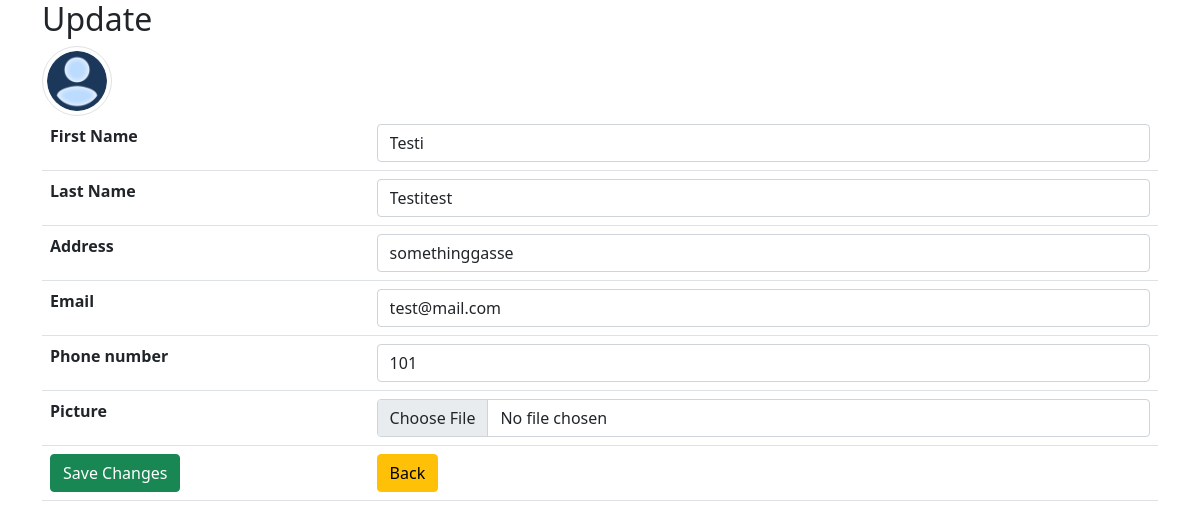
The page /login/update.php?id=2 (signed in) on the database its author committed.
### tables this page shows
CREATE TABLE `users` (
  `id` int(11) NOT NULL,
  `firstName` char(30) NOT NULL,
  `lastName` char(30) NOT NULL,
  `email` char(50) NOT NULL,
  `phoneNumber` int(12) NOT NULL,
  `address` char(50) NOT NULL,
  `picture` char(255) DEFAULT NULL,
  `password` varchar(255) NOT NULL,
  `status` varchar(250) NOT NULL DEFAULT 'user'
);

### login/update.php (the view, shortened to what this page needs)
<?php
require_once '../components/db_connect.php';
$backBtn = '';
if (isset($_SESSION["user"])) {
  $backBtn = "home.php";
}
if (isset($_GET['id'])) {
  $id = $_GET['id'];
  $sql = "SELECT * FROM users WHERE id = {$id}";
  $result = mysqli_query($connect, $sql);
  if (mysqli_num_rows($result) == 1) {
      $data = mysqli_fetch_assoc($result);
      $fName = $data['firstName'];
      $lName = $data['lastName'];
      $address = $data['address'];
      $email = $data['email'];
      $phoneNumber = $data['phoneNumber'];
  }
}
?>
<!DOCTYPE html>
<html lang="en">
<head>
  <?php require_once '../components/boot.php' ?>
</head>
<body>
  <div class="container">
      <h2>Update</h2>
      <img class='img-thumbnail rounded-circle' src='../pictures/<?php echo $data['picture'] ?>' alt="<?php echo $f_name ?>">
      <form method="post" enctype="multipart/form-data">
          <table class="table">
              <tr>
                  <th>First Name</th>
                  <td><input class="form-control" type="text" name="firstName" placeholder="First Name" value="<?php echo $fName ?>" /></td>
              </tr>
              <tr>
                  <th>Last Name</th>
                  <td><input class="form-control" type="text" name="lastName" placeholder="Last Name" value="<?php echo $lName ?>" /></td>
              </tr>
              <tr>
                  <th>Address</th>
                  <td><input class="form-control" type="text" name="address" placeholder="Address" value="<?php echo $address ?>" /></td>
              </tr>
              <tr>
                  <th>Email</th>
                  <td><input class="form-control" type="email" name="email" placeholder="Email" value="<?php echo $email ?>" /></td>
              </tr>
              <tr>
                  <th>Phone number</th>
                  <td><input class="form-control" type="number" name="phoneNumber" placeholder="Phone number" value="<?php echo $phoneNumber ?>" /></td>
              </tr>
              <tr>
                  <th>Picture</th>
                  <td><input class="form-control" type="file" name="picture" /></td>
              </tr>
              <tr>
                  <td><button name="submit" class="btn btn-success" type="submit">Save Changes</button></td>
                  <td><a href="<?php echo $backBtn ?>"><button class="btn btn-warning" type="button">Back</button></a></td>
              </tr>
          </table>
      </form>
  </div>
</body>
</html>

### login/update.php (style rules this page uses)
.img-thumbnail { width: 70px !important; height: 70px !important; }

### rows shown on the page
users: picture (placeholder picture), firstName "Testi", lastName "Testitest", address "somethinggasse", email "test@mail.com", phoneNumber "101"
